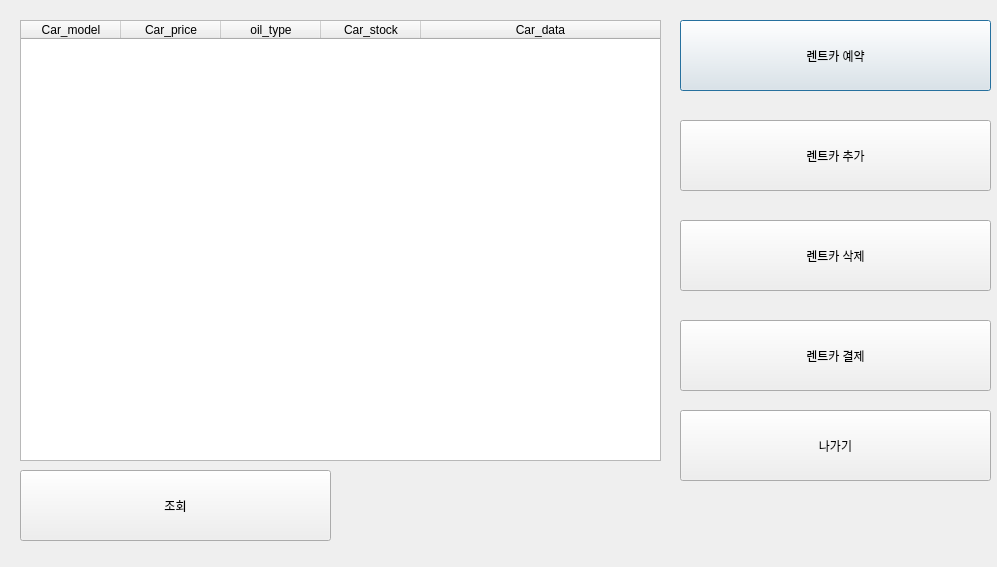
<?xml version="1.0" encoding="UTF-8"?>
<ui version="4.0">
 <class>rentalcar</class>
 <widget class="QDialog" name="rentalcar">
  <property name="geometry">
   <rect>
    <x>0</x>
    <y>0</y>
    <width>997</width>
    <height>567</height>
   </rect>
  </property>
  <property name="windowTitle">
   <string>Dialog</string>
  </property>
  <widget class="QTableWidget" name="rentalinquiry">
   <property name="geometry">
    <rect>
     <x>20</x>
     <y>20</y>
     <width>641</width>
     <height>441</height>
    </rect>
   </property>
   <attribute name="horizontalHeaderShowSortIndicator" stdset="0">
    <bool>true</bool>
   </attribute>
   <attribute name="horizontalHeaderStretchLastSection">
    <bool>true</bool>
   </attribute>
   <attribute name="verticalHeaderVisible">
    <bool>false</bool>
   </attribute>
   <column>
    <property name="text">
     <string>Car_model</string>
    </property>
   </column>
   <column>
    <property name="text">
     <string>Car_price</string>
    </property>
   </column>
   <column>
    <property name="text">
     <string>oil_type</string>
    </property>
   </column>
   <column>
    <property name="text">
     <string>Car_stock</string>
    </property>
   </column>
   <column>
    <property name="text">
     <string>Car_data</string>
    </property>
   </column>
  </widget>
  <widget class="QPushButton" name="rentalButton2">
   <property name="geometry">
    <rect>
     <x>680</x>
     <y>20</y>
     <width>311</width>
     <height>71</height>
    </rect>
   </property>
   <property name="text">
    <string>렌트카 예약</string>
   </property>
  </widget>
  <widget class="QPushButton" name="exit">
   <property name="geometry">
    <rect>
     <x>680</x>
     <y>410</y>
     <width>311</width>
     <height>71</height>
    </rect>
   </property>
   <property name="text">
    <string>나가기</string>
   </property>
  </widget>
  <widget class="QPushButton" name="rentalChange">
   <property name="geometry">
    <rect>
     <x>680</x>
     <y>120</y>
     <width>311</width>
     <height>71</height>
    </rect>
   </property>
   <property name="text">
    <string>렌트카 추가</string>
   </property>
  </widget>
  <widget class="QPushButton" name="rentalRemoval">
   <property name="geometry">
    <rect>
     <x>680</x>
     <y>220</y>
     <width>311</width>
     <height>71</height>
    </rect>
   </property>
   <property name="text">
    <string>렌트카 삭제</string>
   </property>
  </widget>
  <widget class="QPushButton" name="rentalButton1">
   <property name="geometry">
    <rect>
     <x>20</x>
     <y>470</y>
     <width>311</width>
     <height>71</height>
    </rect>
   </property>
   <property name="text">
    <string>조회</string>
   </property>
  </widget>
  <widget class="QPushButton" name="payment_But2">
   <property name="geometry">
    <rect>
     <x>680</x>
     <y>320</y>
     <width>311</width>
     <height>71</height>
    </rect>
   </property>
   <property name="text">
    <string>렌트카 결제</string>
   </property>
  </widget>
 </widget>
 <resources/>
 <connections/>
</ui>
